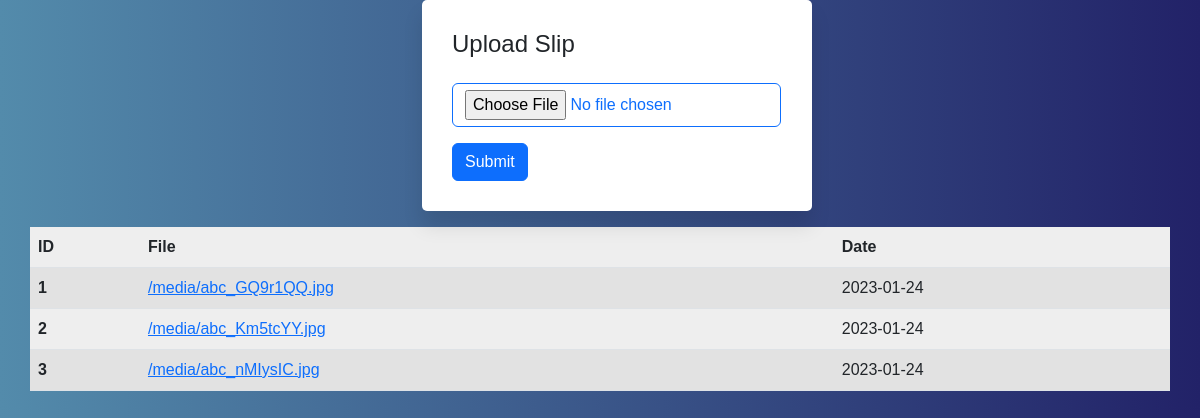
The app's page /payPremium with its own data.
### database/models.py (models this page shows)
class payPrem(models.Model):
    file=models.FileField(upload_to='media/',default="",null=True)
    date=  models.CharField(default=datetime.date.today(),max_length=200)
    login_id=models.CharField(max_length=200,default="",null=True)

### website/views.py (the view)
# urls.py: path('payPremium', payPremium, name='payPremium'),
@csrf_exempt
def payPremium(request):
    if request.method == "POST":
        try:
            form_class = payPrem()
            file=request.FILES.get('file')
            fss = FileSystemStorage()
            file = fss.save("abc.jpg", file)
            file_url = fss.url(file)
            print("file_url", file_url)
            form_class.file=file
            form_class.login_id = login_id
            form_class.save()
            return redirect("/payPremium")
        except Exception as e:
            payrecord=payPrem.objects.filter(login_id=login_id)
            return render(request,'payPremium.html',{'payrecord':payrecord,'status': 'error', 'message':"Error No file selected"})
    else:
        payrecord=payPrem.objects.filter(login_id=login_id)
        return render(request, 'payPremium.html',{'payrecord':payrecord,'login_id':login_id})

### templates/payPremium.html (shortened to what this page needs)
{% load static %}
<!DOCTYPE html>
<html lang="en">
<head>
  <link href="https://cdn.jsdelivr.net/npm/bootstrap@5.2.3/dist/css/bootstrap.min.css" rel="stylesheet"
 />
</head>
<body>
  <form class="form" action="" method="post" enctype="multipart/form-data">
    <div class="container"   >
      <div class="row">
        <div class="col-md-4">
        </div>
        <div class="col-md-6">
          <div class="wrapper">
            <div class="form-container">
               <h4>Upload Slip</h4>
              <input type="file" name="file" id="file" class=" btn btn-outline-primary my-3">
              <button class="btn btn-primary" onclick="abc()">Submit</button>
            </div>
          </div>
        </div>
      </div>
    </div>
    </form>
    <table class="table table-striped table-hover container my-3" style="background-color: #eee;">
      <thead class="thead-light ">
        <tr>
          <th style="font-weight: bold;">ID</th>
          <th style="font-weight: bold;">File</th>
          <th style="font-weight: bold;">Date</th>
        </tr>
      </thead>
      <tbody>
        {% for record in payrecord %}
          <tr>
            <th scope="row">{{ forloop.counter }}</th>
            <td>
              <a href="{{ record.file.url }}" target="_blank">{{ record.file.url }}</a>
            </td>
            <td>{{ record.date }}</td>
          </tr>
        {% endfor %}
      </tbody>
    </table>
</body>
</html>

### templates/payPremium.html (style rules this page uses)
body { background: -webkit-linear-gradient(left, #538bab, #222268); margin: 0; font-family: var(--bs-body-font-family); font-size: var(--bs-body-font-size); font-weight: var(--bs-body-font-weight); line-height: var(--bs-body-line-height); color: var(--bs-body-color); text-align: var(--bs-body-text-align); background-color: var(--bs-body-bg); -webkit-text-size-adjust: 100%; -webkit-tap-highlight-color: transparent; }
.wrapper { overflow: hidden; max-width: 390px; background: #fff; padding: 30px; border-radius: 5px; box-shadow: 0px 15px 20px rgb(0 0 0 / 10%); }
* { margin: 0; padding: 0; box-sizing: border-box; font-family: 'Poppins', sans-serif; }

### records on screen
payPrem: file "/media/abc_GQ9r1QQ.jpg", date "2023-01-24"
payPrem: file "/media/abc_Km5tcYY.jpg", date "2023-01-24"
payPrem: file "/media/abc_nMIysIC.jpg", date "2023-01-24"
